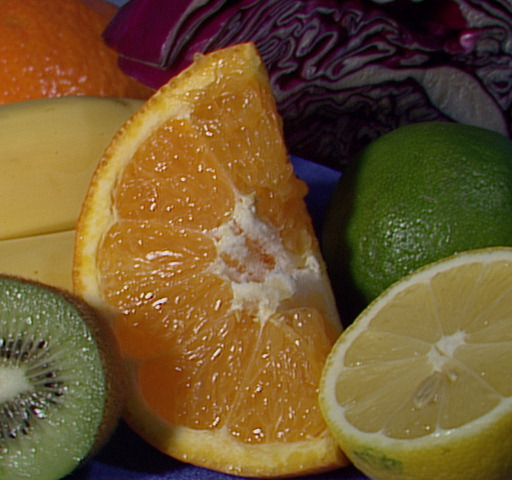
#> input picture images/fruits.jpg, 512 x 480 px
$ jupyter execute --allow-errors 02_rgb_to_grayscale.ipynb
#> lines starting #> are read from the running program, lines starting #| are printed output that depends on the picture
# Assignment 2 - RGB to grayscale

> Write a program to convert an RGB (colour) image to a grayscale image.
> - **Case 1:** By taking the mean average of the three planes.
> - **Case 2:** Input the weightage of the three planes R, G, B from the user. Each weight is
>   between 0 and 1 and the three sum to 1. (Example: 0.7, 0.2, 0.1.)

### What you actually learn here
- indexing the channel axis, and how to collapse it
- `axis=` in numpy reductions - the thing everybody gets wrong once
- why a naive `(r + g + b) / 3` on `uint8` gives garbage
- why the *real* luma weights are 0.299 / 0.587 / 0.114 and not 1/3 each
- validating user input at the boundary instead of trusting it

[cell 1]
import numpy as np
import cv2
import matplotlib.pyplot as plt

rgb = cv2.cvtColor(cv2.imread("images/fruits.jpg"), cv2.COLOR_BGR2RGB)
print(f"rgb: shape={rgb.shape}  dtype={rgb.dtype}  min={rgb.min()}  max={rgb.max()}")
#| rgb: shape=(480, 512, 3)  dtype=uint8  min=0  max=252
R, G, B = rgb[..., 0], rgb[..., 1], rgb[..., 2]
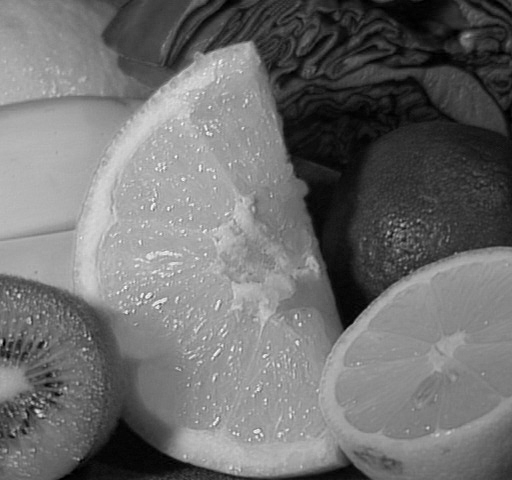
#> R: shape (480, 512); min 0, max 252, mean 110.8
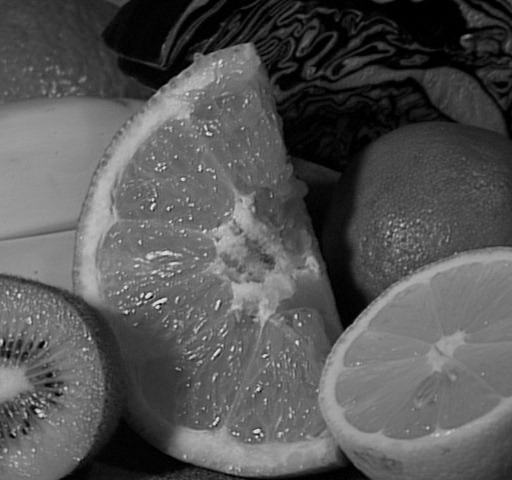
#> G: shape (480, 512); min 0, max 238, mean 85.6
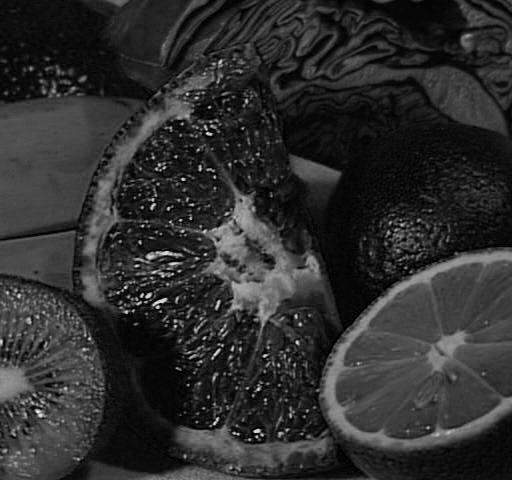
#> B: shape (480, 512); min 0, max 245, mean 46.2
_imgs, _titles = [rgb, R, G, B], ["RGB", "R plane", "G plane", "B plane"]
fig, axes = plt.subplots(1, 4, figsize=(3.2 * 4, 3.2), squeeze=False)
for ax, im, t in zip(axes.ravel(), _imgs, _titles):
    ax.imshow(im, cmap="gray", vmin=0, vmax=255) if im.ndim == 2 else ax.imshow(im)
    ax.set_title(t, fontsize=10); ax.axis("off")
#> this loop made 4 passes
#> t on passes 1 to 4: 'RGB', 'R plane', 'G plane', 'B plane'
for ax in axes.ravel()[len(_imgs):]: ax.axis("off")
#> this loop made 0 passes
plt.tight_layout(); plt.show()
#> after `plt.tight_layout()`:
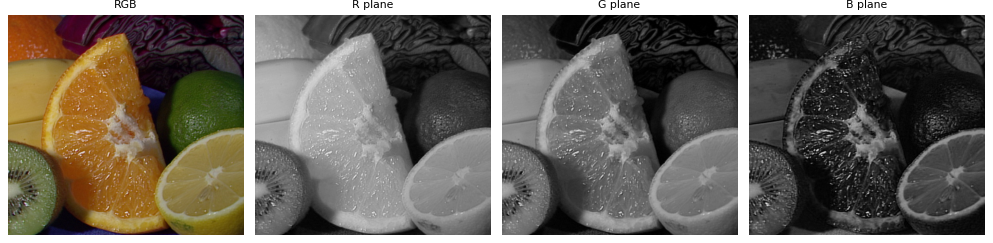
#> figure drawn by matplotlib, 4 panels

Look at those three planes. The red fruit is *bright* in the R plane and *dark* in the B plane.
That is the whole point of this assignment: grayscale is a choice about how much each colour
contributes, and different choices give visibly different images.

## Collapsing the channel axis

`rgb` has shape `(H, W, 3)`. You want `(H, W)`. Three equivalent framings:

```python
rgb[..., 0]                  # take one channel      -> (H, W)
rgb.mean(axis=2)             # average over channels -> (H, W)  float64
rgb.mean(axis=(0, 1))        # average over PIXELS   -> (3,)     <- not what you want
```

`axis` names the axis that **disappears**. Get this wrong and the shape tells you immediately.

## The overflow trap, concretely

`R + G + B` where all three are `uint8` overflows at 255 and wraps. Watch:

[cell 2]
px = np.array([200, 100, 90], dtype=np.uint8)     # a real-ish bright pixel
print("uint8 sum   :", px[0] + px[1] + px[2], " <- should be 390")
print("float sum   :", px.astype(np.float64).sum())
print("correct mean:", px.astype(np.float64).mean())
print()
print("shape check :", rgb.mean(axis=2).shape, "vs", rgb.mean(axis=(0,1)).shape)
#| shape check : (480, 512) vs (3,)

---
## Task 1 - plain mean of the three planes

Return `uint8`, shape `(H, W)`. **Round** to nearest, do not truncate.

[cell 3]
def my_cvtColor_mean(rgb):
    """Grayscale by averaging the three colour planes equally.

    Parameters
    ----------
    rgb : (H, W, 3) uint8 array

    Returns
    -------
    (H, W) uint8 array. Each output pixel is the rounded mean of its three channels.
    """
    # TODO: your code here
    raise NotImplementedError

### Test `my_cvtColor_mean` yourself

Fixture: a strip of solid 4x4 colour squares (build it with `np.full` + `np.hstack`):
black, white, `(255,0,0)`, `(30,60,90)`, `(10,10,11)`.

- output is 2D `(H, W)` and uint8: the channel axis is gone
- the five squares come out as `0, 255, 85, 60, 10` (within 1)
- on `fruits.jpg`: the output max never exceeds the input max (if it does, uint8 overflowed)
- reversing the channel order (`rgb[..., ::-1]`) gives the same result (within 1): the mean is symmetric

[cell 4]
# Your tests for my_cvtColor_mean: one assert per property above.

[cell 5]
# ---- The real OpenCV call ----------------------------------------------------
# There is NO cv2 call for an equal-weight mean -- cv2.cvtColor always uses luma weights.
# The general "weighted sum of channels" call is cv2.transform:
#   cv2.transform(src, m)  where m is a (1,3) or (3,3) matrix
import cv2, numpy as np
cv_mean = cv2.transform(rgb, np.array([[1/3, 1/3, 1/3]]))
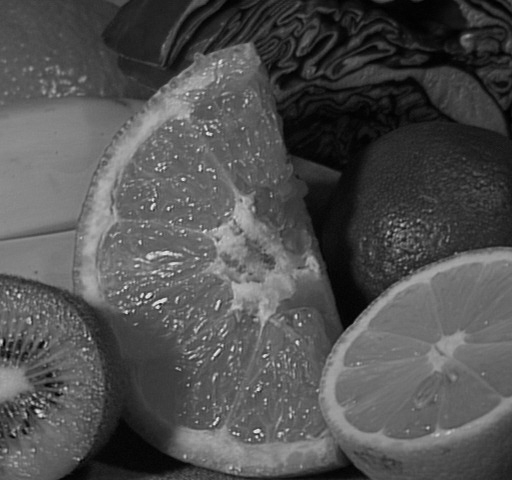
#> cv_mean: shape (480, 512); min 0, max 237, mean 80.9
print("cv2.transform output shape:", cv_mean.shape, "dtype:", cv_mean.dtype)
#| cv2.transform output shape: (480, 512) dtype: uint8
#> (the rest of this cell did not finish here and is left out)

<details>
<summary><b>Nudge (open only after you have tried)</b></summary>

One line. Average over the channel axis, `.round()`, then cast to `np.uint8`.
`.mean()` already returns float64, so there is no overflow to worry about *if* you let it do the summing.

</details>

#> (a cell that did not finish here is left out)

---
## Task 2 - user-supplied weights

The user hands you three numbers. Users are wrong sometimes, so this function has a second job:
**reject invalid weights**. Your function must `raise` (any exception type) when

- any weight is outside `[0, 1]`, or
- the three do not sum to 1

Use a tolerance for the sum - `0.299 + 0.587 + 0.114` is not exactly `1.0` in binary floating
point. Something like `abs(total - 1) > 1e-6`.

[cell 7]
def my_cvtColor_weighted(rgb, wr, wg, wb):
    """Grayscale as a weighted sum of the three planes: out = wr*R + wg*G + wb*B.

    Parameters
    ----------
    rgb        : (H, W, 3) uint8 array
    wr, wg, wb : floats in [0, 1] summing to 1

    Returns
    -------
    (H, W) uint8 array, rounded.

    Raises
    ------
    ValueError if any weight is outside [0, 1] or the three do not sum to 1
               (allow a small floating-point tolerance on the sum).
    """
    # TODO: validate the weights first, then compute
    raise NotImplementedError

### Test `my_cvtColor_weighted` yourself

On `fruits.jpg` (as RGB):

- weights `(1,0,0)` return the R plane exactly (within 1); same for `(0,1,0)` → G and `(0,0,1)` → B
- weights `(1/3, 1/3, 1/3)` agree with your `my_cvtColor_mean` (within 1)
- luma weights `(0.299, 0.587, 0.114)` agree with `cv2.cvtColor(..., COLOR_BGR2GRAY)` (within 2).
  Careful: that call wants BGR.
- it **raises** for `(0.5, 0.5, 0.5)` (sum is not 1), `(1.5, -0.5, 0.0)` (negative weight)
  and `(1.2, 0.0, -0.2)` (weight above 1)

[cell 8]
# Your tests for my_cvtColor_weighted: one assert per property above.

[cell 9]
# ---- The real OpenCV call ----------------------------------------------------
# cv2.cvtColor(src, code)  -- the single most used function in OpenCV.
# COLOR_BGR2GRAY hardcodes the luma weights 0.299 / 0.587 / 0.114.
import cv2, numpy as np
bgr = cv2.cvtColor(rgb, cv2.COLOR_RGB2BGR)
#> bgr is the input picture: shape (480, 512, 3); mean B, G, R 46.2, 85.6, 110.8
cv_gray = cv2.cvtColor(bgr, cv2.COLOR_BGR2GRAY)
#> (the rest of this cell did not finish here and is left out)

print("max difference vs yours:", int(np.abs(cv_gray.astype(int) - mine.astype(int)).max()))
# For ARBITRARY weights, cv2.transform is the right call:
cv_w = cv2.transform(rgb, np.array([[0.7, 0.2, 0.1]]))
print("cv2.transform vs yours (0.7/0.2/0.1):",
      int(np.abs(cv_w.astype(int) - my_cvtColor_weighted(rgb, 0.7, 0.2, 0.1).astype(int)).max()))
print("\nCodes to memorise: COLOR_BGR2GRAY, COLOR_BGR2RGB, COLOR_BGR2HSV,")
print("                   COLOR_BGR2YCrCb, COLOR_BGR2LAB, and every 2-way inverse.")

<details>
<summary><b>Nudge (open only after you have tried)</b></summary>

Validation: two `if` statements and a `raise ValueError(...)` each.

Computation: you can multiply `rgb` by `np.array([wr, wg, wb])` and numpy will broadcast the 3-vector across the last axis, then sum over `axis=2`. Or do `wr*R + wg*G + wb*B` on float versions of the planes. Both are fine.

</details>

[cell 10]
# The weights broadcasting rule, made visible.
w = np.array([0.299, 0.587, 0.114])
print("rgb shape:", rgb.shape, " w shape:", w.shape)
#| rgb shape: (480, 512, 3)  w shape: (3,)
print("product  :", (rgb * w).shape, "  <- w stretched across H and W automatically")
#| product  : (480, 512, 3)   <- w stretched across H and W automatically
print("summed   :", (rgb * w).sum(axis=2).shape)
#| summed   : (480, 512)

$ run again, with images/baboon.jpg copied over images/fruits.jpg
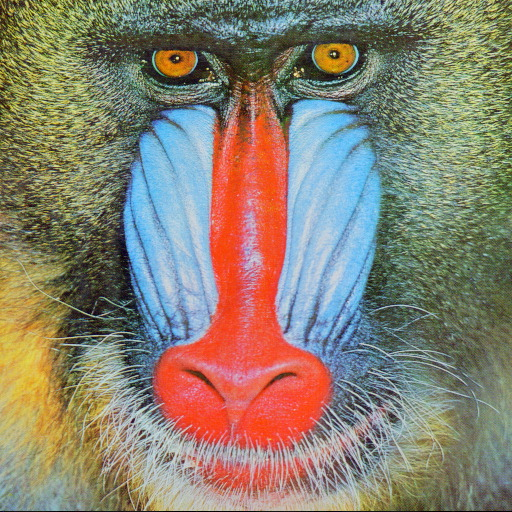
#> input picture images/baboon.jpg, 512 x 512 px
#| rgb: shape=(512, 512, 3)  dtype=uint8  min=0  max=255
#> `R, G, B = rgb[..., 0], rgb[..., 1], rgb[..., 2]`:
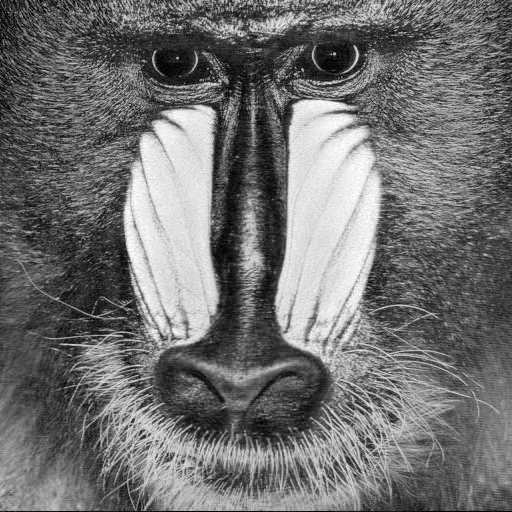
#> B: shape (512, 512); min 0, max 255, mean 112.9
#> the loop `for ax, im, t in zip(axes.ravel(), _imgs, _titles):` made 4 passes
#> t on passes 1 to 4: 'RGB', 'R plane', 'G plane', 'B plane'
#| shape check : (512, 512) vs (3,)
#> `cv_mean = cv2.transform(rgb, np.array([[1/3, 1/3, 1/3]]))`:
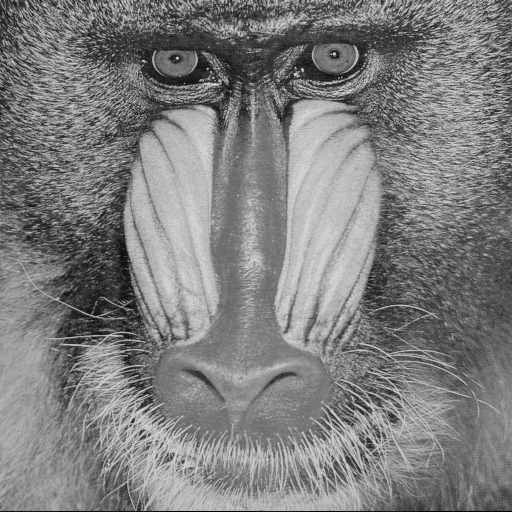
#> cv_mean: shape (512, 512); min 0, max 224, mean 126.4
#| cv2.transform output shape: (512, 512) dtype: uint8
#> bgr is the input picture: shape (512, 512, 3); mean B, G, R 112.9, 129.1, 137.1
#| rgb shape: (512, 512, 3)  w shape: (3,)
#| product  : (512, 512, 3)   <- w stretched across H and W automatically
#| summed   : (512, 512)

$ run again, with images/building.jpg copied over images/fruits.jpg
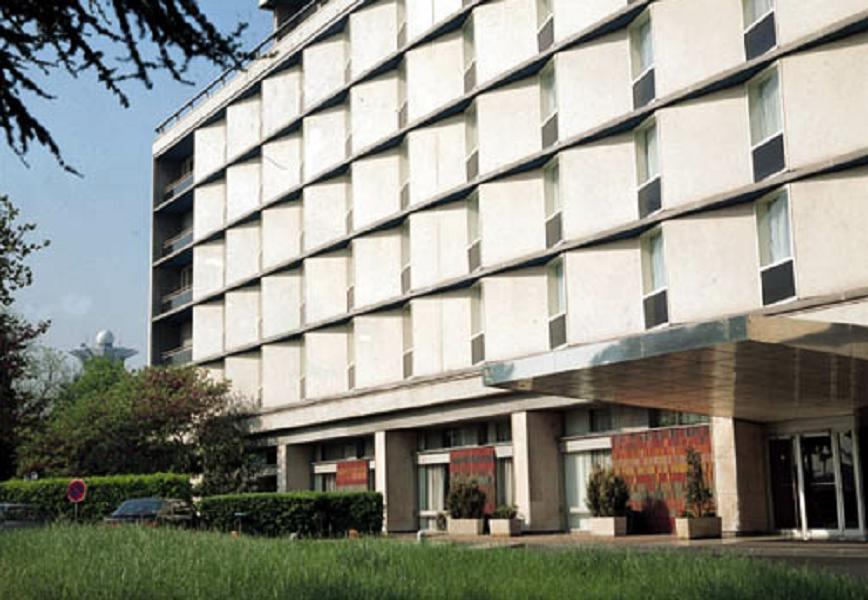
#> input picture images/building.jpg, 868 x 600 px
#| rgb: shape=(600, 868, 3)  dtype=uint8  min=0  max=255
#> `R, G, B = rgb[..., 0], rgb[..., 1], rgb[..., 2]`:
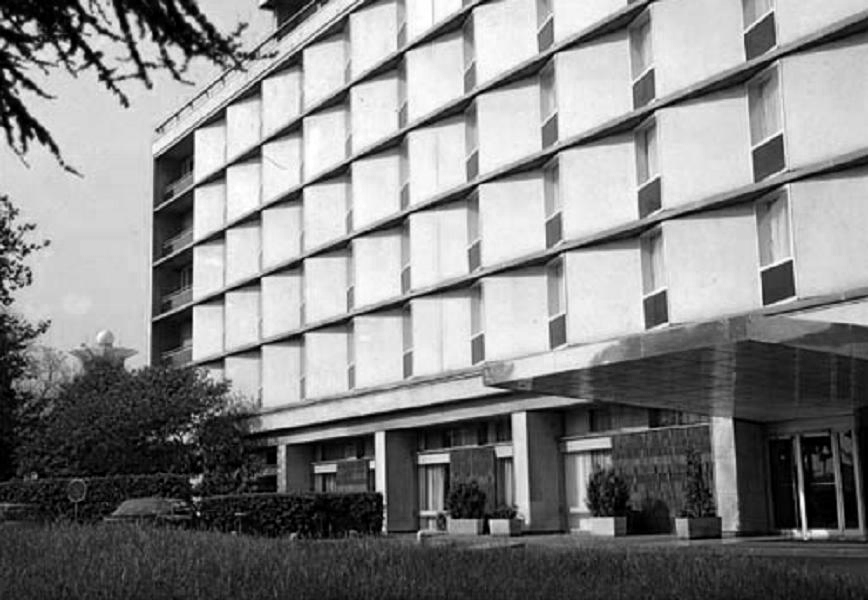
#> B: shape (600, 868); min 0, max 255, mean 133.7
#> the loop `for ax, im, t in zip(axes.ravel(), _imgs, _titles):` made 4 passes
#> t on passes 1 to 4: 'RGB', 'R plane', 'G plane', 'B plane'
#| shape check : (600, 868) vs (3,)
#> `cv_mean = cv2.transform(rgb, np.array([[1/3, 1/3, 1/3]]))`:
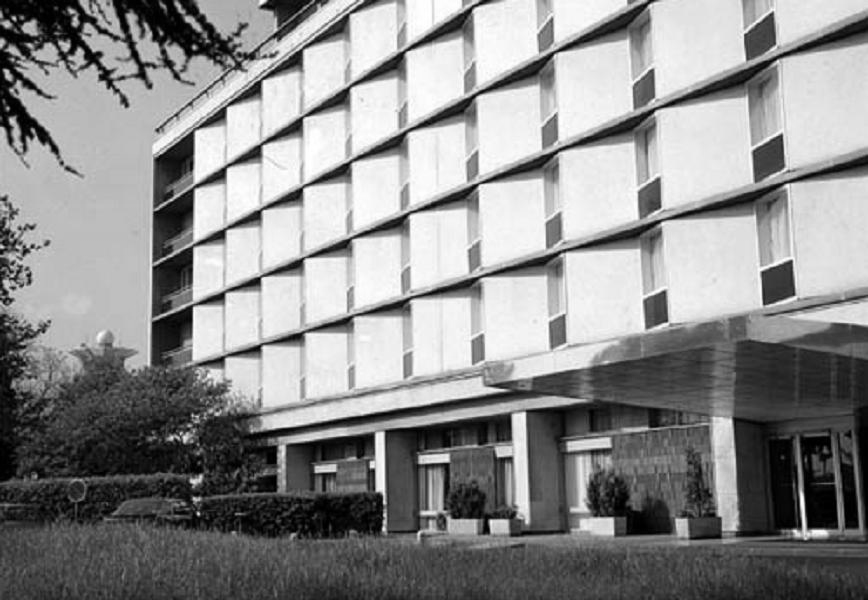
#> cv_mean: shape (600, 868); min 0, max 255, mean 140.1
#| cv2.transform output shape: (600, 868) dtype: uint8
#> bgr is the input picture: shape (600, 868, 3); mean B, G, R 133.7, 143.6, 142.9
#| rgb shape: (600, 868, 3)  w shape: (3,)
#| product  : (600, 868, 3)   <- w stretched across H and W automatically
#| summed   : (600, 868)
